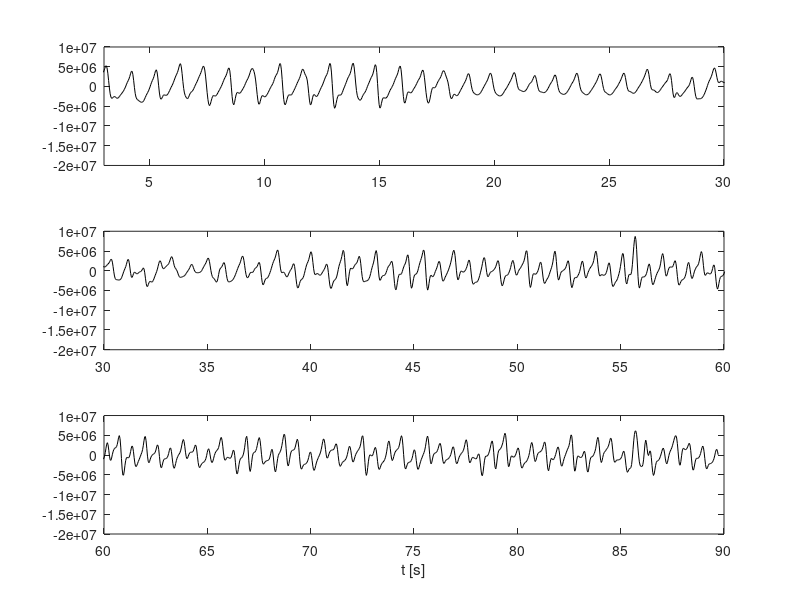
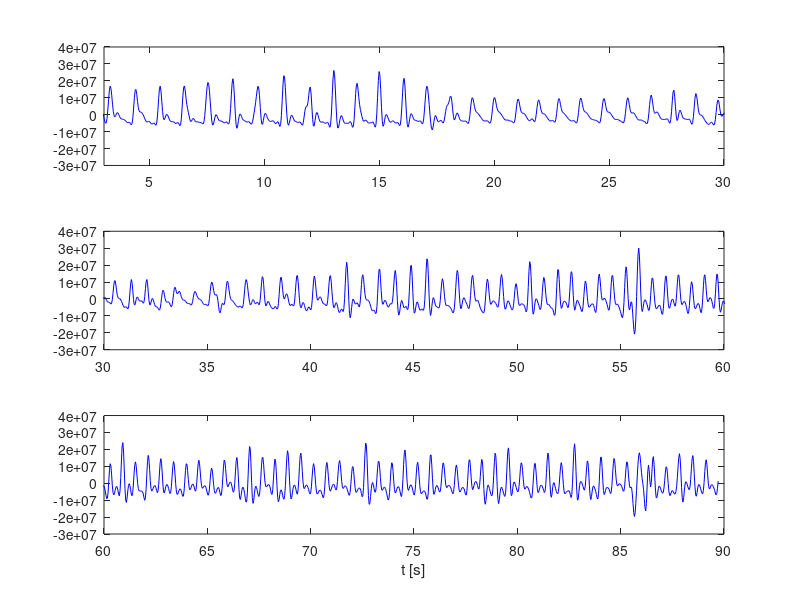
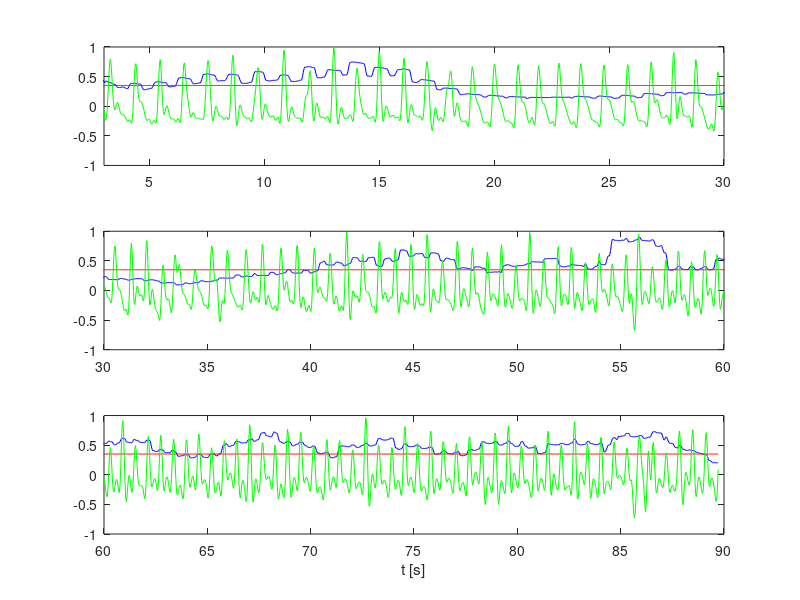

Here is the MATLAB script that generated these plots, in order:
clear all;

addpath('/usr/share/octave/packages/signal-1.3.2'); %incluye el specgram

load intensidad_RGB.mat; % brillo, 1 es R, 2 es G, 3 es B.

video_length = length(brillo);

frec_video = 29.37; %frecuencia muestreo video
t_video = 1/(frec_video); %tiempo muestreo video

ejeXvideo = 0 : t_video : ((video_length-1)*t_video);

[b, a] = butter( 5, [0.5/frec_video , 10/frec_video]);

ida_vuelta = filtfilt(b, a, brillo(:,2));
%filtrado = filter(b, a, brillo(:,2));

figure;
title('Senial filtro ida y vuelta');
subplot(3,1,1);
ylabel('brillo [dB]');
plot(ejeXvideo, ida_vuelta, 'k');
xlim([3 30]);

subplot(3,1,2);
ylabel('brillo [dB]');
plot(ejeXvideo, ida_vuelta, 'k');
xlim([30 60]);

subplot(3,1,3);
ylabel('brillo [dB]');
plot(ejeXvideo, ida_vuelta, 'k');
xlim([60 90]);

xlabel('t [s]');
print -djpg imagenes/punto_10_a_cardiometro.jpg; %Octave
grid minor;

filtrado = filter([-2 -1 0 1 2], 1, ida_vuelta);

figure;
title('Senial filtro con derivada');
subplot(3,1,1);
ylabel('brillo [dB]');
plot(ejeXvideo, filtrado, 'b');
xlim([3 30]);

subplot(3,1,2);
ylabel('brillo [dB]');
plot(ejeXvideo, filtrado, 'b');
xlim([30 60]);

subplot(3,1,3);
ylabel('brillo [dB]');
plot(ejeXvideo, filtrado, 'b');
xlim([60 90]);
xlabel('t [s]');
print -djpg imagenes/punto_10_b_cardiometro.jpg; %Octave
grid minor;

%length_Ma = video_length;
length_Ma = 80;
ma = ones(1,length_Ma)./(length_Ma); %Moving Average
%filtMovingAverage = filter(ma, 1, ida_vuelta.^2);
%ida_vuelta(end/2:end) =  ida_vuelta(end/2:end)*10;
%filtMovingAverage = conv(ma, ida_vuelta.^2); %%Enunciado dice con ida y vuelta pero con filtrado es con la que funciona
filtMovingAverage = conv(ma, filtrado.^2);
filtMA_length = length(filtMovingAverage);
puntos_descarte = (length_Ma)/2;

filtMovingAverage = filtMovingAverage(puntos_descarte : (filtMA_length-puntos_descarte));

final = filtrado ./ sqrt(filtMovingAverage);

umbral_value = 0.35;
umbral = ones(1,video_length)*umbral_value; %Moving Average

figure;
title('Senial filtro con Moving Average');
%legend('Moving Average','Umbral','Senial derivada normalizada');
subplot(3,1,1);
plot(ejeXvideo, (filtMovingAverage)/max(filtMovingAverage), 'b');
hold on;
plot(ejeXvideo, umbral, 'r');
plot(ejeXvideo, final/max(final), 'g');
xlim([3 30]);

subplot(3,1,2);
plot(ejeXvideo, (filtMovingAverage)/max(filtMovingAverage), 'b');
hold on;
plot(ejeXvideo, umbral, 'r');
plot(ejeXvideo, final/max(final), 'g');
xlim([30 60]);

subplot(3,1,3);
plot(ejeXvideo, (filtMovingAverage)/max(filtMovingAverage), 'b');
hold on;
plot(ejeXvideo, umbral, 'r');
plot(ejeXvideo, final/max(final), 'g');
xlim([60 90]);

xlabel('t [s]');
print -djpg imagenes/punto_10_c_cardiometro.jpg; %Octave
grid minor;

%DFT_senial_filtrada = fftshift(abs(fft(filtrado)));
%
%f = linspace(-frec_video/2, frec_video/2, video_length);
%
%figure;
%plot( f, DFT_senial_filtrada, 'g');
%xlabel('F [Hz]');
%ylabel('intensidad [modulo]');
%title('DFT de las seniales');
%print -djpg fft_filtrado_cardiometro.jpg; %Octave
%grid minor;
 
max_signal = max(final)
umbral_signal = umbral_value*max_signal

%picos = [1, 500, 900];
picos = find(final >= max_signal*0.8 & final <= max_signal*0.85)

%figure;
%title('Senial para busqueda de picos con umbral 0.35');
%%legend('Moving Average','Umbral','Senial derivada normalizada');
%subplot(3,1,1);
%plot(ejeXvideo, (filtMovingAverage)/max(filtMovingAverage), 'b');
%hold on;
%plot(ejeXvideo, umbral, 'r');
%plot(ejeXvideo, final/max(final), 'g');
%plot(ejeXvideo(picos),final(picos)/max(final), 'o')
%xlim([3 30]);
%
%subplot(3,1,2);
%plot(ejeXvideo, (filtMovingAverage)/max(filtMovingAverage), 'b');
%hold on;
%plot(ejeXvideo, umbral, 'r');
%plot(ejeXvideo, final/max(final), 'g');
%plot(ejeXvideo(picos),final(picos)/max(final), 'o')
%xlim([30 60]);
%
%subplot(3,1,3);
%plot(ejeXvideo, (filtMovingAverage)/max(filtMovingAverage), 'b');
%hold on;
%plot(ejeXvideo, umbral, 'r');
%plot(ejeXvideo, final/max(final), 'g');
%plot(ejeXvideo(picos),final(picos)/max(final), 'o')
%xlim([60 90]);
%
%xlabel('t [s]');
%print -djpg imagenes/punto_10_d_cardiometro.jpg; %Octave
%grid minor;


